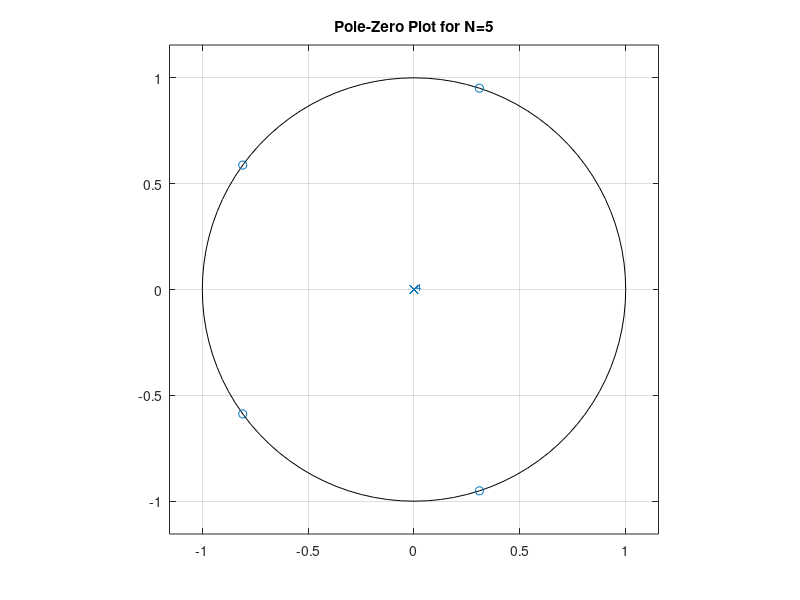
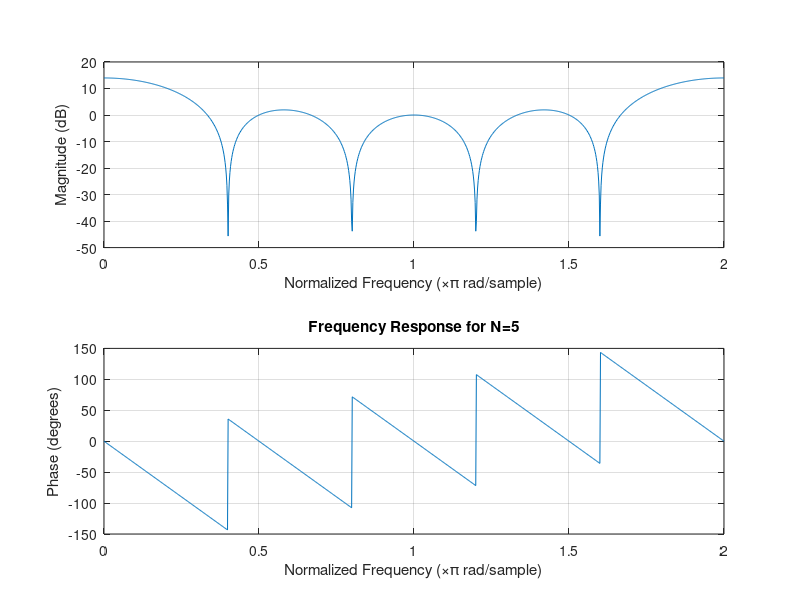
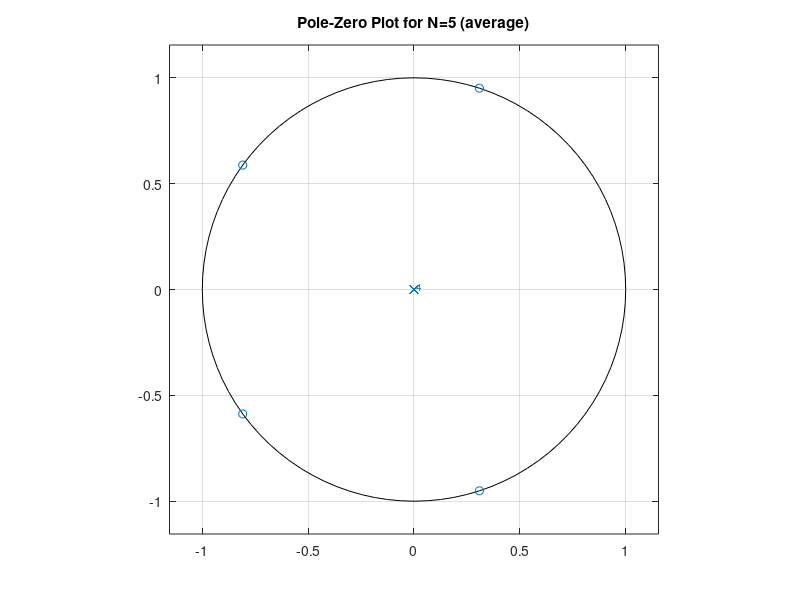
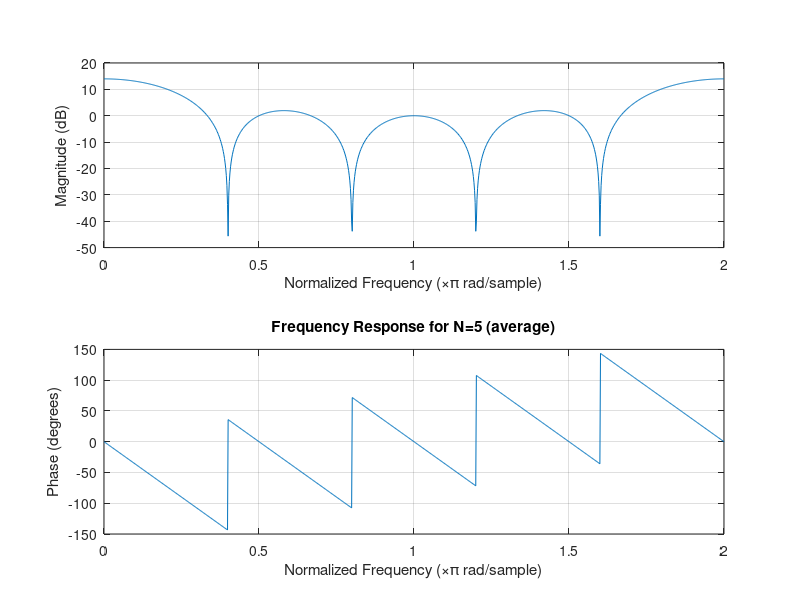

Reproduce these figures in MATLAB, in order.

% Exercise 1
%% Running sum filter
% Order 3
%{
N = 3;
h = ones(1,N);
h_roots = roots(h);
poles = roots([1,0,0]);
disp("zeros 3")
disp(h_roots);
disp("poles 3")
disp(poles);

figure(1)
zplane(h_roots, poles)
title('Pole-Zero Plot for N=3')
B = poly(h_roots);
A = poly(poles);
figure(2)
freqz(B, A, 1024, 'whole')
title('Frequency Response for N=3')
%}


% Order 5

N = 5;
h = ones(1,N);
zeros = roots(h);
poles = roots([1 0 0 0 0]);
disp("zeros 5")
disp(zeros);
disp("poles 5")
disp(poles);
figure(3)
zplane(zeros, poles)
title('Pole-Zero Plot for N=5')

B = poly(zeros);
A = poly(poles);
figure(4)
freqz(B, A, 1024, 'whole')
title('Frequency Response for N=5')


%% Moving Average

% Order 5 moving average
N = 5;
h = ones(1,N) / (N + 1);
zeros = roots(h);
poles = roots([1 0 0 0 0]);
disp("zeros 5")
disp(zeros);
disp("poles 5")
disp(poles);
figure(5)
zplane(zeros, poles)
title('Pole-Zero Plot for N=5 (average)')

B = poly(zeros);
A = poly(poles);
figure(6)
freqz(B, A, 1024, 'whole')
title('Frequency Response for N=5 (average)')










